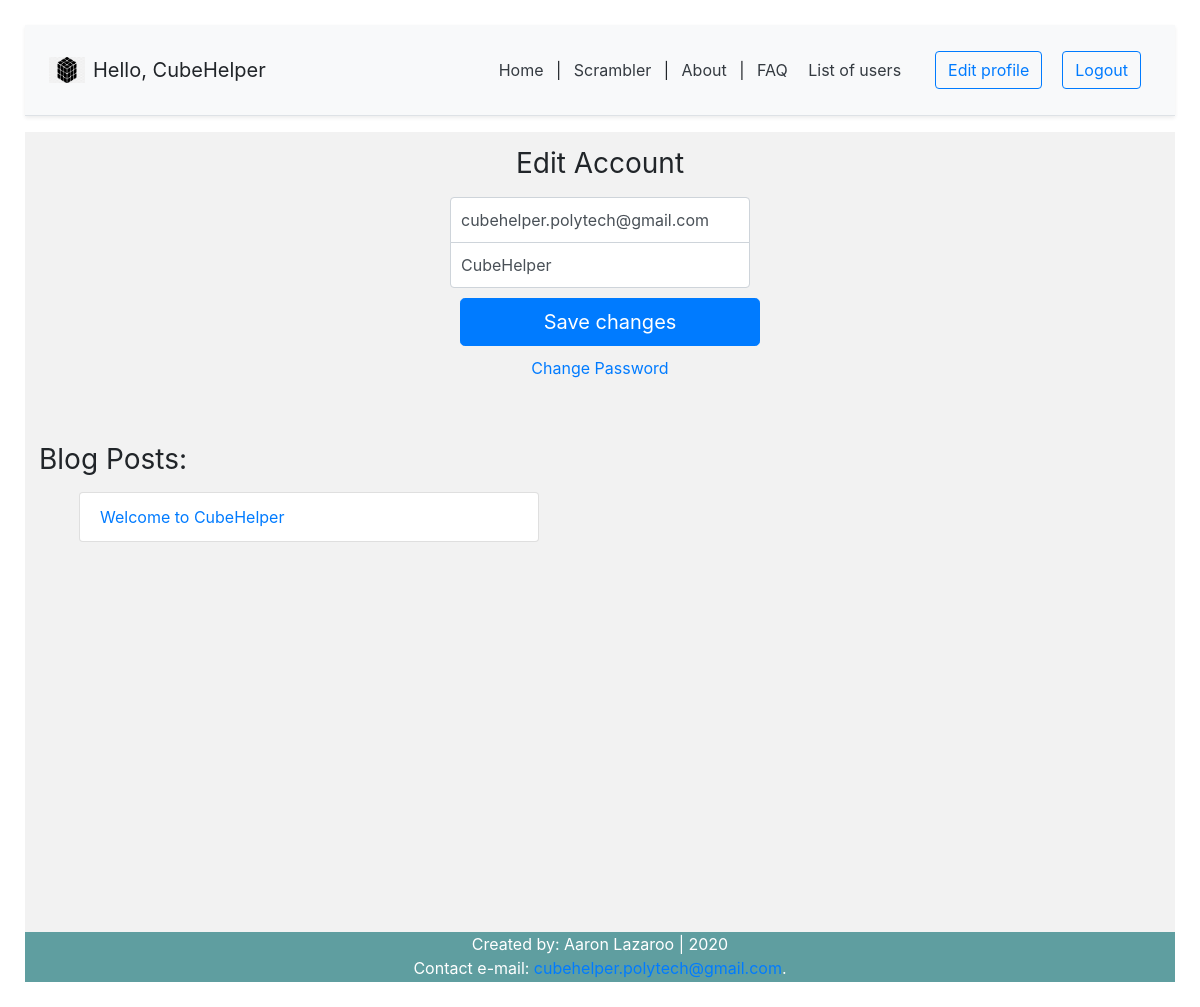
The app's page /account/ (signed in), older data.
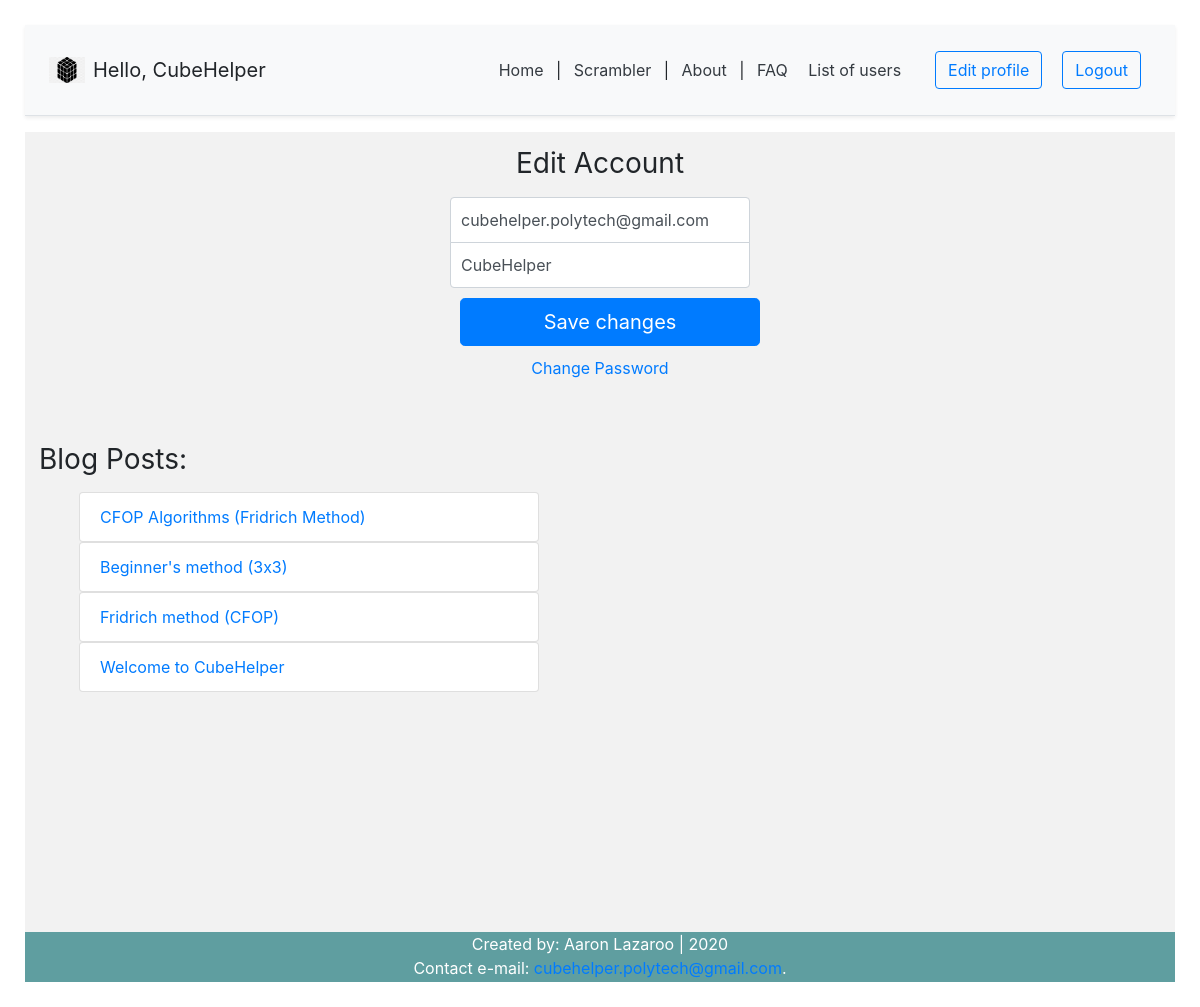
The same page, newer data.
### blog/models.py (models this page shows)
class BlogPost(models.Model):
	title = models.CharField(max_length=50, null=False, blank=False)
	body = models.TextField(max_length=5000, null=False, blank=False)
	image = models.ImageField(upload_to=upload_location, null=False, blank=False) # needs pillow to be installed (pip install pillow)
	date_published = models.DateTimeField(auto_now_add=True, verbose_name="date published")
	date_updated = models.DateTimeField(auto_now=True, verbose_name="date updated")
	author = models.ForeignKey(settings.AUTH_USER_MODEL, on_delete=models.CASCADE) # delete objects associated with post, except the author
	slug = models.SlugField(blank=True, unique=True) # url
	class Meta:
		ordering = ['-date_updated']
	def __str__(self):
		return self.title

### account/views.py (the view)
# urls.py: path('account/', account_view, name='account'),
def account_view(request):
	if not request.user.is_authenticated:
		return redirect('login')
	context = {}
	if request.POST:
		form = update_form(request.POST, instance=request.user) # form requires instance
		if form.is_valid():
			form.initial={
				"email": request.POST['email'],
				"username": request.POST['username'],
			}
			form.save()
			context['success_message'] = "Changes saved successfully"
	else:
		form = update_form(
				initial= {
					"email" : request.user.email,
					"username" : request.user.username,
				}
			)
	context['account_form'] = form
	blog_posts = BlogPost.objects.filter(author=request.user)
	context['blog_posts'] = blog_posts
	return render(request, 'account/account.html',context)

### account/forms.py (shortened to what this page needs)
class update_form(forms.ModelForm):
	class Meta:
		model = Account
		fields = ('email','username')

### account/templates/account/account.html (shortened to what this page needs)
{% extends 'index.html' %}
{% block content %}
<form class="form-signin" method="post">
	<h1 class="h3 mb-3 font-weight-normal">Edit Account</h1>
	<input type="email" name="email" id="inputEmail" class="form-control" placeholder="Email address" required autofocus value={{account_form.initial.email}}>
	<input type="text" name="username" id="inputUsername" class="form-control" placeholder="Username" required value={{account_form.initial.username}}>
	<button class="btn btn-lg btn-primary btn-block" type="submit">Save changes</button>
	<div class="d-flex flex-column">
		<a class="m-auto" href="{% url 'password_change' %}">Change Password</a>
	</div>
</form>
	<div class="container mt-4 p-4">
		<div class="row">
			<div class="blog-posts">
				<h3 class="mb-3 font-weight-normal">Blog Posts:</h3>
				{% if blog_posts %}
				<ul>
					{% for post in blog_posts %}
						<a href="{% url 'blog:detail' post.slug %}" style="text-decoration: none;">
							<li class="list-group-item">{{post}}</li>
						</a>
					{% endfor %}
				</ul>
				{% else %}
				<p class="m-auto">No blog posts. Create one <a href="{% url 'blog:create' %}">here</a></p>
				{% endif %}
			</div>
		</div>
	</div>
{% endblock content %}

Row changes from the older to the newer data that the page shows:
added BlogPost: title "CFOP Algorithms (Fridrich Method)"
added BlogPost: title "Beginner's method (3x3)"
added BlogPost: title "Fridrich method (CFOP)"
